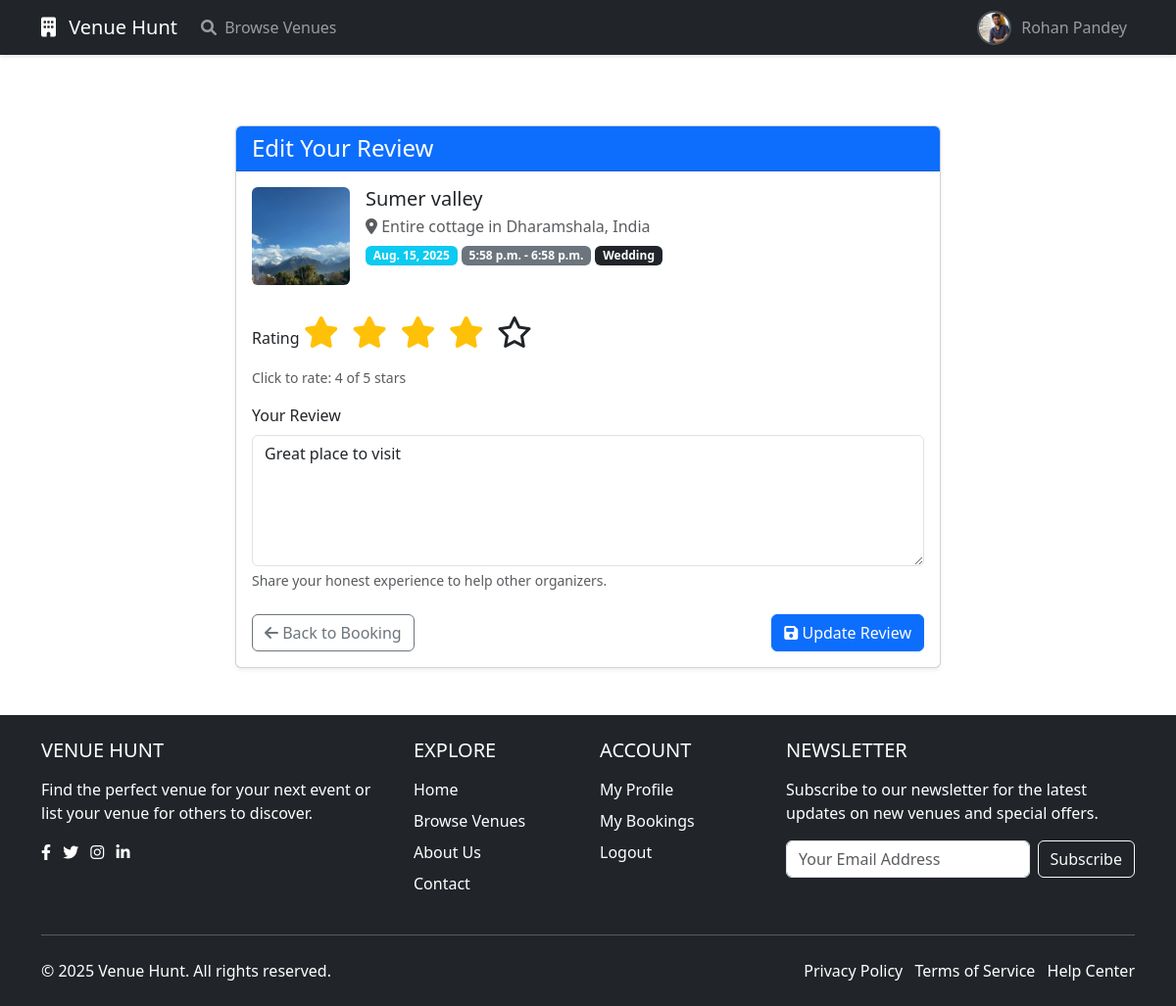
Page /reviews/edit/1/ (signed in) on the committed database.
### accounts/models.py (models this page shows, shortened)
class CustomUser(AbstractUser):
    USER_TYPE_CHOICES = (
        ('organizer', 'Event Organizer'),
        ('vendor', 'Venue Owner'),
    )
    user_type = models.CharField(max_length=10, choices=USER_TYPE_CHOICES)
    phone_number = models.CharField(max_length=15, blank=True)
    address = models.TextField(blank=True)
    profile_picture = models.ImageField(upload_to='profile_pics/',
                                      default='profile_pics/default-profile.png',
                                      null=True, blank=True)
    def get_profile_picture_url(self):
        if self.profile_picture and hasattr(self.profile_picture, 'url'):
            return self.profile_picture.url
        return self.profile_picture.field.default

### venues/models.py (models this page shows, shortened)
class Venue(models.Model):
    owner = models.ForeignKey(settings.AUTH_USER_MODEL, on_delete=models.CASCADE)
    name = models.CharField(max_length=200)
    description = models.TextField()
    address = models.TextField()
    latitude = models.DecimalField(max_digits=9, decimal_places=6, null=True, blank=True)
    longitude = models.DecimalField(max_digits=9, decimal_places=6, null=True, blank=True)
    capacity = models.PositiveIntegerField()
    price_per_person = models.DecimalField(max_digits=10, decimal_places=2)
    has_parking = models.BooleanField(default=False)
    has_wifi = models.BooleanField(default=False)
    has_sound_system = models.BooleanField(default=False)
    has_catering = models.BooleanField(default=False)
    EVENT_CATEGORY_CHOICES = (
        ('formal', 'Formal'),
        ('informal', 'Informal'),
    )
    event_category = models.CharField(max_length=10, choices=EVENT_CATEGORY_CHOICES, default='informal')
    EVENT_TYPES = (
        ('conference', 'Conference'),
        ('business_meeting', 'Business Meeting'),
        ('product_launch', 'Product Launch'),
        ('seminar_workshop', 'Seminar & Workshop'),
        ('award_ceremony', 'Award Ceremony'),
        ('birthday_party', 'Birthday Party'),
        ('casual_gathering', 'Casual Get Together'),
        ('wedding', 'Wedding'),
        ('engagement', 'Engagement'),
        ('games_night', 'Games Night'),
        ('anniversary', 'Anniversary'),
        ('other', 'Other'),
    )
    supported_events = models.CharField(max_length=20, choices=EVENT_TYPES, default='other')
    created_at = models.DateTimeField(auto_now_add=True)
    updated_at = models.DateTimeField(auto_now=True)

class VenueImage(models.Model):
    venue = models.ForeignKey(Venue, related_name='images', on_delete=models.CASCADE)
    image = models.ImageField(upload_to='venue_images/')
    is_primary = models.BooleanField(default=False)

class Review(models.Model):
    venue = models.ForeignKey(Venue, related_name='reviews', on_delete=models.CASCADE)
    reviewer = models.ForeignKey(settings.AUTH_USER_MODEL, on_delete=models.CASCADE)
    booking = models.OneToOneField('bookings.Booking', on_delete=models.CASCADE, related_name='review', null=True, blank=True)
    rating = models.PositiveIntegerField(choices=[(i, i) for i in range(1, 6)])
    comment = models.TextField()
    created_at = models.DateTimeField(auto_now_add=True)
    updated_at = models.DateTimeField(auto_now=True, null=True)
    class Meta:
        unique_together = ('venue', 'reviewer')

### bookings/models.py (models this page shows, shortened)
class Booking(models.Model):
    venue = models.ForeignKey('venues.Venue', on_delete=models.CASCADE)
    organizer = models.ForeignKey(settings.AUTH_USER_MODEL, on_delete=models.CASCADE)
    event_date = models.DateField()
    start_time = models.TimeField()
    end_time = models.TimeField()
    number_of_guests = models.PositiveIntegerField()
    STATUS_CHOICES = (
        ('pending', 'Pending'),
        ('confirmed', 'Confirmed'),
        ('cancelled', 'Cancelled'),
    )
    status = models.CharField(max_length=10, choices=STATUS_CHOICES, default='pending')
    PAYMENT_STATUS_CHOICES = (
        ('pending', 'Pending'),
        ('paid', 'Paid'),
        ('failed', 'Failed'),
    )
    payment_status = models.CharField(max_length=10, choices=PAYMENT_STATUS_CHOICES, default='pending')
    payment_id = models.CharField(max_length=100, blank=True, null=True)  # Order ID
    transaction_id = models.CharField(max_length=100, blank=True, null=True)  # Payment ID
    amount_paid = models.DecimalField(max_digits=10, decimal_places=2, blank=True, null=True)
    total_amount = models.DecimalField(max_digits=10, decimal_places=2, blank=True, null=True)  # Total booking amount
    is_advance_payment = models.BooleanField(default=False)  # True if only advance payment (20%)
    EVENT_CATEGORY_CHOICES = (
        ('formal', 'Formal'),
        ('informal', 'Informal'),
    )
    event_category = models.CharField(max_length=10, choices=EVENT_CATEGORY_CHOICES, default='informal')
    EVENT_TYPE_CHOICES = (
        ('conference', 'Conference'),
        ('business_meeting', 'Business Meeting'),
        ('product_launch', 'Product Launch'),
        ('seminar_workshop', 'Seminar & Workshop'),
        ('award_ceremony', 'Award Ceremony'),
        ('birthday_party', 'Birthday Party'),
        ('casual_gathering', 'Casual Get Together'),
        ('wedding', 'Wedding'),
        ('engagement', 'Engagement'),
        ('games_night', 'Games Night'),
        ('anniversary', 'Anniversary'),
        ('other', 'Other'),
    )
    event_type = models.CharField(max_length=20, choices=EVENT_TYPE_CHOICES)
    special_requests = models.TextField(blank=True)
    created_at = models.DateTimeField(auto_now_add=True)
    updated_at = models.DateTimeField(auto_now=True)
    class Meta:
        ordering = ['-created_at']

### reviews/views.py (the view)
# urls.py: path('edit/<int:review_id>/', views.edit_review, name='edit_review'),
@login_required
def edit_review(request, review_id):
    review = get_object_or_404(Review, pk=review_id)
    if request.user != review.reviewer:
        return HttpResponseForbidden("You can only edit your own reviews.")
    if request.method == 'POST':
        form = ReviewForm(request.POST, instance=review)
        if form.is_valid():
            form.save()
            messages.success(request, "Your review has been updated!")
            return redirect('bookings:booking_detail', pk=review.booking.pk)
    else:
        form = ReviewForm(instance=review)
    return render(request, 'reviews/review_form.html', {
        'form': form,
        'booking': review.booking,
        'venue': review.venue,
        'is_edit': True,
    })

### reviews/forms.py
class ReviewForm(forms.ModelForm):
    class Meta:
        model = Review
        fields = ['rating', 'comment']
        widgets = {
            'comment': forms.Textarea(attrs={'class': 'form-control', 'rows': 4,
                                             'placeholder': 'Share your experience with this venue...'}),
        }

### templates/reviews/review_form.html (shortened to what this page needs)
{% extends 'base.html' %}
{% load static %}
{% block content %}
<div class="container py-5">
    <div class="row justify-content-center">
        <div class="col-md-8">
            <div class="card shadow-sm">
                <div class="card-header bg-primary text-white">
                    <h4 class="mb-0">{% if is_edit %}Edit Your Review{% else %}Write a Review{% endif %}</h4>
                </div>
                <div class="card-body review-form">
                    <div class="mb-4">
                        <div class="venue-info d-flex align-items-start gap-3 mb-4">
                            {% if venue.images.exists %}
                                <img src="{{ venue.images.first.image.url }}"
                                     alt="{{ venue.name }}"
                                     class="rounded"
                                     style="width: 100px; height: 100px; object-fit: cover;">
                            {% endif %}
                            <div>
                                <h5 class="mb-1">{{ venue.name }}</h5>
                                <p class="text-muted mb-1"><i class="fas fa-map-marker-alt"></i> {{ venue.address }}</p>
                                <p class="mb-0">
                                    <span class="badge bg-info">{{ booking.event_date }}</span>
                                    <span class="badge bg-secondary">{{ booking.start_time }} - {{ booking.end_time }}</span>
                                    <span class="badge bg-dark">{{ booking.get_event_type_display }}</span>
                                </p>
                            </div>
                        </div>
                    </div>
                    <form method="post">
                        <div class="mb-3">
                            <label class="form-label">Rating</label>
                            <div class="rating-container mb-2">
                                <div class="rating-stars">
                                    <i class="far fa-star"></i>
                                    <i class="far fa-star"></i>
                                    <i class="far fa-star"></i>
                                    <i class="far fa-star"></i>
                                    <i class="far fa-star"></i>
                                </div>
                            </div>
                            <div class="form-text">
                                Click to rate: <span id="rating-display">{{ form.rating.value|default:'0' }}</span> of 5 stars
                            </div>
                        </div>
                        <div class="mb-3">
                            <label for="{{ form.comment.id_for_label }}" class="form-label">Your Review</label>
                            <textarea name="comment" id="{{ form.comment.id_for_label }}" rows="5"
                                     class="form-control" placeholder="Share your experience with this venue...">{{ form.comment.value|default:'' }}</textarea>
                            <div class="form-text">Share your honest experience to help other organizers.</div>
                        </div>
                        <div class="d-flex justify-content-between mt-4">
                            <a href="{% url 'bookings:booking_detail' booking.pk %}" class="btn btn-outline-secondary">
                                <i class="fas fa-arrow-left"></i> Back to Booking
                            </a>
                            <button type="submit" class="btn btn-primary">
                                <i class="fas fa-save"></i> {% if is_edit %}Update Review{% else %}Submit Review{% endif %}
                            </button>
                        </div>
                    </form>
                </div>
            </div>
        </div>
    </div>
</div>
{% endblock %}

### templates/base.html (shortened to what this page needs)
{% load static %}
<!DOCTYPE html>
<html lang="en" class="h-100">
<head>
    <link href="https://cdn.jsdelivr.net/npm/bootstrap@5.3.0/dist/css/bootstrap.min.css" rel="stylesheet">
    <link href="https://cdnjs.cloudflare.com/ajax/libs/font-awesome/6.0.0/css/all.min.css" rel="stylesheet">
    <link href="{% static 'css/base.css' %}" rel="stylesheet">
    <link href="{% static 'css/reviews.css' %}" rel="stylesheet">
</head>
<body class="d-flex flex-column h-100">
    <nav class="navbar navbar-expand-lg navbar-dark bg-dark fixed-top">
        <div class="container">
            <a class="navbar-brand" href="/">
                <i class="fas fa-building me-2"></i>
                Venue Hunt
            </a>
            <div class="collapse navbar-collapse" id="navbarNav">
                <ul class="navbar-nav me-auto">
                    <li class="nav-item">
                        <a class="nav-link" href="{% url 'venues:venue_list' %}">
                            <i class="fas fa-search me-1"></i> Browse Venues
                        </a>
                    </li>
                </ul>
                <ul class="navbar-nav">
                    {% if user.is_authenticated %}
                        <li class="nav-item dropdown user-dropdown">
                            <a class="nav-link dropdown-toggle" href="#" id="navbarDropdown" role="button"
                               data-bs-toggle="dropdown" aria-expanded="false">
                                <div class="user-profile">
                                    <img src="{{ user.get_profile_picture_url|default:'/static/images/default-profile.png' }}"
                                         alt="Profile"
                                         class="profile-picture"
                                         data-default="{% static 'images/default-profile.png' %}"
                                         onerror="this.src=this.getAttribute('data-default');"
                                    >
                                    <span class="d-none d-lg-inline">{{ user.get_full_name|default:user.username }}</span>
                                </div>
                            </a>
                        </li>
                    {% endif %}
                </ul>
            </div>
        </div>
    </nav>
    <div class="content-wrapper">
        <div class="container mt-4">
            {% block content %}
            {% endblock %}
        </div>
    </div>
    {% include 'footer.html' %}
</body>
</html>

### static/css/base.css (style rules this page uses)
:root { --primary-color: #0d6efd; --secondary-color: #6c757d; --success-color: #198754; --info-color: #0dcaf0; --warning-color: #ffc107; --danger-color: #dc3545; --light-color: #f8f9fa; --dark-color: #212529; --transition-speed: 0.3s; --box-shadow: 0 0.5rem 1rem rgba(0, 0, 0, 0.15); }
body { overflow-x: hidden; padding-top: 56px; }
.navbar { padding: 0.5rem 1rem; box-shadow: 0 2px 4px rgba(0, 0, 0, 0.1); height: 56px; }
.navbar.fixed-top { position: fixed; top: 0; right: 0; left: 0; z-index: 1030; }
.user-profile { display: flex; align-items: center; gap: 10px; }
.profile-picture { width: 35px; height: 35px; border-radius: 50%; object-fit: cover; border: 2px solid rgba(255, 255, 255, 0.2); transition: border-color 0.3s ease; }
.user-dropdown .dropdown-toggle::after { display: none; }
.card { transition: transform var(--transition-speed), box-shadow var(--transition-speed); overflow: hidden; }
.btn { transition: all var(--transition-speed); }

### static/css/reviews.css (style rules this page uses)
.review-form .rating-stars { font-size: 2rem; cursor: pointer; }
.review-form .rating-stars i { margin-right: 5px; }
.review-form .rating-container { display: inline-block; }

### templates/base.html (style rules this page uses)
.profile-picture { width: 35px; height: 35px; border-radius: 50%; object-fit: cover; }
.user-profile { display: flex; align-items: center; gap: 10px; }
body { min-height: 100vh; display: flex; flex-direction: column; }
.content-wrapper { flex: 1 0 auto; }

### rows in the picture
CustomUser: get_profile_picture_url (picture), get_full_name "Rohan Pandey"
Venue: images.first.image (picture), name "Sumer valley", address "Entire cottage in Dharamshala, India"
Booking: event_date "Aug. 15, 2025", start_time "5:58 p.m.", end_time "6:58 p.m.", event_type "Wedding"
Review: comment "Great place to visit"
